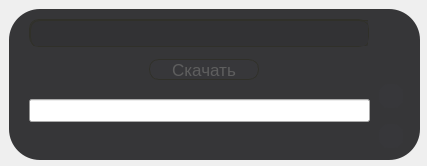
<?xml version="1.0" encoding="UTF-8"?>
<ui version="4.0">
 <class>MainForm</class>
 <widget class="QWidget" name="MainForm">
  <property name="geometry">
   <rect>
    <x>0</x>
    <y>0</y>
    <width>427</width>
    <height>166</height>
   </rect>
  </property>
  <property name="windowTitle">
   <string>Form</string>
  </property>
  <widget class="QWidget" name="horizontalLayoutWidget">
   <property name="geometry">
    <rect>
     <x>9</x>
     <y>9</y>
     <width>411</width>
     <height>151</height>
    </rect>
   </property>
   <layout class="QHBoxLayout" name="horizontalLayout">
    <property name="spacing">
     <number>0</number>
    </property>
    <item>
     <widget class="QFrame" name="mainFrame">
      <property name="enabled">
       <bool>true</bool>
      </property>
      <property name="styleSheet">
       <string notr="true">QLabel{
color: #d1d1d1;
background-color: rgb(0,0,0,0);
}

QPushButton{
background-color: rgb(55,55,62,100);
border: 1px solid #303029;
border-radius: 10px;
color: #d1d1d1;
}
QPushButton:hover{
border: 1px solid #909099;
}

QPushButton:pressed{
background-color: rgb(48,48,48,92%);
border: 2px solid #292929;
color: #a1a1a1;
}

QPushButton:disabled{
color: rgb(94, 94, 94)
}

#mainFrame{
background-color: rgb(50,50,52,98%);
border-radius: 31px;
}
</string>
      </property>
      <property name="frameShape">
       <enum>QFrame::StyledPanel</enum>
      </property>
      <property name="frameShadow">
       <enum>QFrame::Raised</enum>
      </property>
      <widget class="QPushButton" name="downloadButton">
       <property name="enabled">
        <bool>false</bool>
       </property>
       <property name="geometry">
        <rect>
         <x>140</x>
         <y>50</y>
         <width>110</width>
         <height>21</height>
        </rect>
       </property>
       <property name="font">
        <font>
         <pointsize>13</pointsize>
        </font>
       </property>
       <property name="styleSheet">
        <string notr="true"/>
       </property>
       <property name="text">
        <string>Скачать</string>
       </property>
      </widget>
      <widget class="QProgressBar" name="downloadProgressBar">
       <property name="enabled">
        <bool>true</bool>
       </property>
       <property name="geometry">
        <rect>
         <x>20</x>
         <y>90</y>
         <width>341</width>
         <height>23</height>
        </rect>
       </property>
       <property name="value">
        <number>0</number>
       </property>
       <property name="alignment">
        <set>Qt::AlignCenter</set>
       </property>
       <property name="textVisible">
        <bool>false</bool>
       </property>
      </widget>
      <widget class="QLabel" name="updateCycleLabel">
       <property name="geometry">
        <rect>
         <x>50</x>
         <y>90</y>
         <width>32</width>
         <height>32</height>
        </rect>
       </property>
       <property name="frameShape">
        <enum>QFrame::NoFrame</enum>
       </property>
       <property name="frameShadow">
        <enum>QFrame::Plain</enum>
       </property>
       <property name="text">
        <string/>
       </property>
      </widget>
      <widget class="QPushButton" name="settingsButton">
       <property name="geometry">
        <rect>
         <x>370</x>
         <y>75</y>
         <width>24</width>
         <height>24</height>
        </rect>
       </property>
       <property name="focusPolicy">
        <enum>Qt::NoFocus</enum>
       </property>
       <property name="toolTip">
        <string>Настройки</string>
       </property>
       <property name="statusTip">
        <string/>
       </property>
       <property name="styleSheet">
        <string notr="true">#settingsButton{
border: 0;
image: url(:/buttons/mainwindow/settings.png)
}
#settingsButton:hover{
image: url(:/buttons/mainwindow/settings_on.png)
}</string>
       </property>
       <property name="text">
        <string/>
       </property>
       <property name="iconSize">
        <size>
         <width>24</width>
         <height>24</height>
        </size>
       </property>
      </widget>
      <widget class="QLabel" name="statusLabel">
       <property name="geometry">
        <rect>
         <x>20</x>
         <y>120</y>
         <width>341</width>
         <height>20</height>
        </rect>
       </property>
       <property name="styleSheet">
        <string notr="true"/>
       </property>
       <property name="text">
        <string/>
       </property>
      </widget>
      <widget class="QLabel" name="alreadyLabel">
       <property name="geometry">
        <rect>
         <x>370</x>
         <y>10</y>
         <width>24</width>
         <height>24</height>
        </rect>
       </property>
       <property name="text">
        <string/>
       </property>
       <property name="pixmap">
        <pixmap resource="resources.qrc">:/icons/label/ok_off.png</pixmap>
       </property>
       <property name="scaledContents">
        <bool>true</bool>
       </property>
      </widget>
      <widget class="QPushButton" name="exitButton">
       <property name="geometry">
        <rect>
         <x>370</x>
         <y>115</y>
         <width>24</width>
         <height>24</height>
        </rect>
       </property>
       <property name="focusPolicy">
        <enum>Qt::NoFocus</enum>
       </property>
       <property name="toolTip">
        <string>Выйти</string>
       </property>
       <property name="styleSheet">
        <string notr="true">#exitButton{
border: 0;
image: url(:/buttons/mainwindow/exit.png);
}
#exitButton:hover{
image: url(:/buttons/mainwindow/exit_on.png);
}</string>
       </property>
       <property name="text">
        <string/>
       </property>
       <property name="iconSize">
        <size>
         <width>24</width>
         <height>24</height>
        </size>
       </property>
      </widget>
      <widget class="QScrollArea" name="scrollArea">
       <property name="geometry">
        <rect>
         <x>20</x>
         <y>10</y>
         <width>340</width>
         <height>28</height>
        </rect>
       </property>
       <property name="focusPolicy">
        <enum>Qt::NoFocus</enum>
       </property>
       <property name="styleSheet">
        <string notr="true">border: 1px solid #303029;
border-radius: 10px;
background-color: rgb(50,50,52,100%)</string>
       </property>
       <property name="frameShape">
        <enum>QFrame::NoFrame</enum>
       </property>
       <property name="frameShadow">
        <enum>QFrame::Plain</enum>
       </property>
       <property name="lineWidth">
        <number>0</number>
       </property>
       <property name="verticalScrollBarPolicy">
        <enum>Qt::ScrollBarAlwaysOff</enum>
       </property>
       <property name="horizontalScrollBarPolicy">
        <enum>Qt::ScrollBarAlwaysOff</enum>
       </property>
       <property name="widgetResizable">
        <bool>false</bool>
       </property>
       <property name="alignment">
        <set>Qt::AlignLeading|Qt::AlignLeft|Qt::AlignVCenter</set>
       </property>
       <widget class="QWidget" name="scrollAreaWidgetContents">
        <property name="geometry">
         <rect>
          <x>0</x>
          <y>0</y>
          <width>680</width>
          <height>28</height>
         </rect>
        </property>
        <property name="styleSheet">
         <string notr="true"/>
        </property>
        <widget class="QLabel" name="playNowLabel">
         <property name="geometry">
          <rect>
           <x>0</x>
           <y>0</y>
           <width>340</width>
           <height>28</height>
          </rect>
         </property>
         <property name="font">
          <font>
           <pointsize>16</pointsize>
          </font>
         </property>
         <property name="styleSheet">
          <string notr="true"/>
         </property>
         <property name="text">
          <string/>
         </property>
         <property name="scaledContents">
          <bool>false</bool>
         </property>
         <property name="alignment">
          <set>Qt::AlignLeading|Qt::AlignLeft|Qt::AlignVCenter</set>
         </property>
         <property name="textInteractionFlags">
          <set>Qt::NoTextInteraction</set>
         </property>
        </widget>
       </widget>
      </widget>
     </widget>
    </item>
   </layout>
  </widget>
 </widget>
 <resources>
  <include location="resources.qrc"/>
 </resources>
 <connections/>
</ui>
